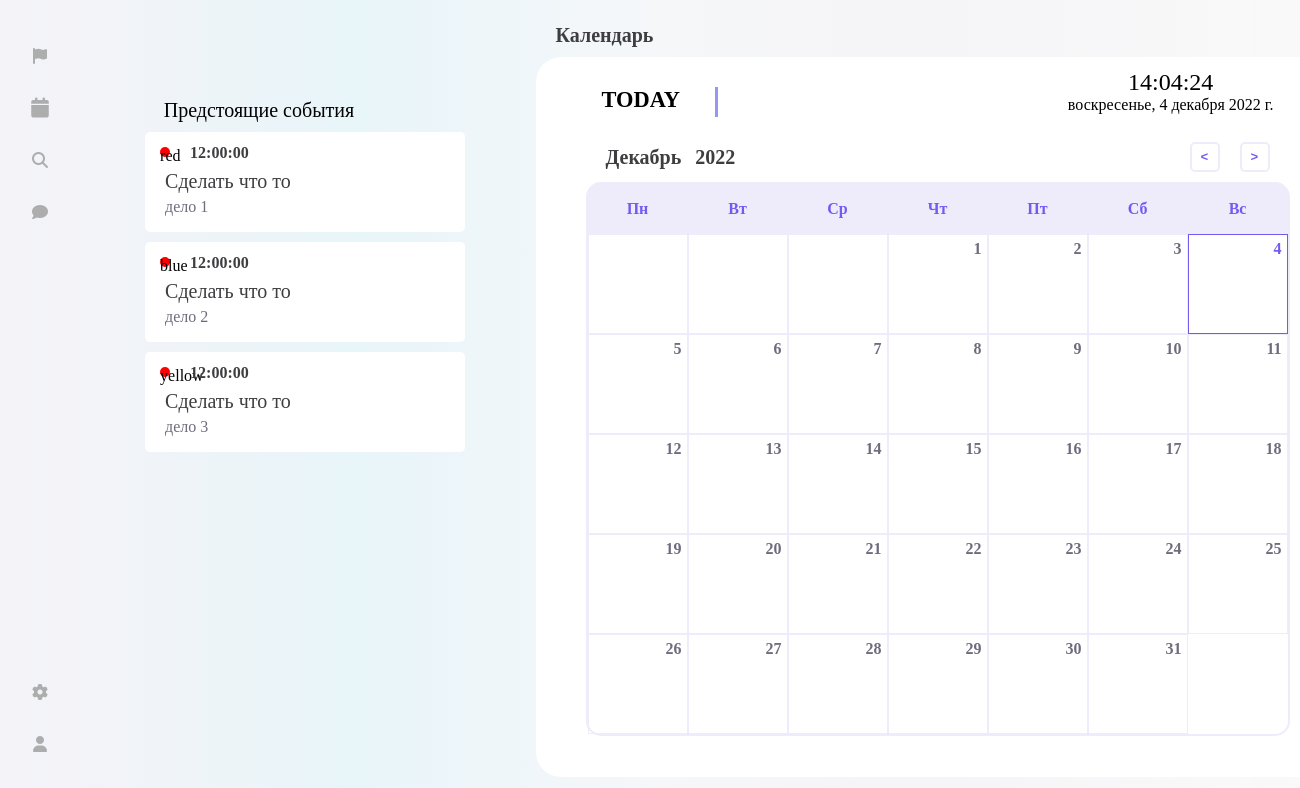
The app's page /apache-php/src/index.php with its own data.
### tables this page shows
CREATE TABLE IF NOT EXISTS user_table (
    ID INT(10) NOT NULL AUTO_INCREMENT,
    task_time TIME NULL,
    task_name VARCHAR(15) NOT NULL,
    task_desc VARCHAR(25) NULL,
    marker VARCHAR(7) NULL,
    PRIMARY KEY (ID)
);

### apache-php/src/index.php (the view, shortened to what this page needs)
<html lang="ru">
<head>
</head>
<body>
    <div class="main">
        <div class="sidenav">
            <div class="top">
                <a href="#">
                    <span class="fa-stack" style="vertical-align: top; margin-top: 40px;">
                        <i class="fa-solid fa-circle fa-stack-2x"></i>
                        <i class="fa-solid fa-flag fa-stack-1x fa-inverse"></i>
                    </span>
                </a>
                <a href="index.php">
                    <span class="fa-stack" style="vertical-align: top;">
                        <i class="fa-solid fa-circle fa-stack-2x"></i>
                        <i class="fa-solid fa-calendar fa-stack-1x fa-lg fa-inverse"></i>
                    </span>
                </a>
                <a href="catalogue.php">
                    <span class="fa-stack" style="vertical-align: top;">
                        <i class="fa-solid fa-circle fa-stack-2x"></i>
                        <i class="fa-solid fa-magnifying-glass fa-stack-1x fa-inverse"></i>
                    </span>
                </a>
                <a href="admin.php">
                    <span class="fa-stack" style="vertical-align: top;">
                        <i class="fa-solid fa-circle fa-stack-2x icon-back"></i>
                        <i class="fa-solid fa-comment fa-stack-1x fa-inverse"></i>
                    </span>
                </a>
            </div>
            <div class="bottom">
                <span class="fa-stack" style="vertical-align: top;">
                    <i class="fa-solid fa-circle fa-stack-2x"></i>
                    <i class="fa-solid fa-gear fa-stack-1x fa-inverse"></i>
                </span>
                <span class="fa-stack" style="vertical-align: top;">
                    <i class="fa-solid fa-circle fa-stack-2x"></i>
                    <i class="fa-solid fa-user fa-stack-1x fa-inverse"></i>
                </span>
            </div>
        </div>
        <?php
            $mysqli = openmysqli();
            $mysqli->set_charset('utf8mb4');
            $result = $mysqli->query("select * from user_table");
        ?>
        <div class="upcoming">
            <div class="upcoming-title">Предстоящие события</div>
            <?php
                if ($result->num_rows > 0) foreach ($result as $good) {
                    echo '
                        <div class="square">
                            <div class="row">
                                <div class="marker">' . $good['marker'] . '</div>
                                <div class="square-time">' . $good['task_time'] . '</div>
                            </div>
                            <div class="square-title">' . $good['task_name'] . '</div>
                            <div class="square-describtion">' . $good['task_desc'] . '</div>
                        </div>
                    ';
                    }
                else echo '';
            ?>
        </div>
        <div class="contianer">
            <div class="calendar-title">
                Календарь
            </div>
            <div class="calendar">
                <div class="date-time-format">
                    <div class="day-text-format">TODAY</div>
                    <div class="date-time-value">
                        <div class="time-format">00:00:00</div>
                        <div class="date-format">23 - november - 2022</div>
                    </div>
                </div>
                <div class="calendar-header">
                    <div>
                        <span class="month-picker" id="month-picker"> November </span>
                        <span id="year" class="year">2020</span>
                    </div>
                    <div class="year-picker" id="year-picker">
                        <span class="year-change" id="pre-year">
                            <pre><</pre>
                        </span>
                        <span class="year-change" id="next-year">
                            <pre>></pre>
                        </span>
                    </div>
                </div>
                <div class="calendar-body">
                    <div class="calendar-week-days">
                        <div>Пн</div>
                        <div>Вт</div>
                        <div>Ср</div>
                        <div>Чт</div>
                        <div>Пт</div>
                        <div>Сб</div>
                        <div>Вс</div>
                    </div>
                    <div class="calendar-days">
                    </div>
                </div>
                <div class="calendar-footer"></div>
            </div>
        </div>
    </div>
</body>
</html>

### records on screen
user_table: marker "red", task_time "12:00:00", task_name "Сделать что то", task_desc "дело 1"
user_table: marker "blue", task_time "12:00:00", task_name "Сделать что то", task_desc "дело 2"
user_table: marker "yellow", task_time "12:00:00", task_name "Сделать что то", task_desc "дело 3"
